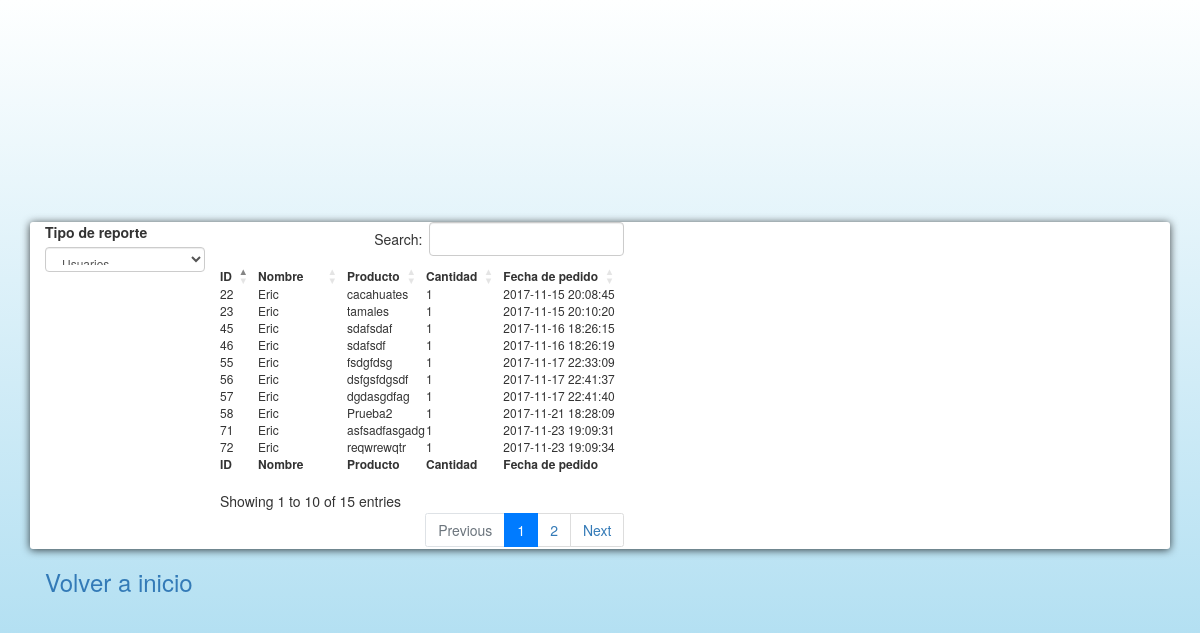
The app's page /reports.php with its own data.
### tables this page shows
CREATE TABLE `tiendita` (
  `id` int(11) NOT NULL,
  `producto` varchar(100) NOT NULL,
  `cantidad` int(1) NOT NULL,
  `username` varchar(200) NOT NULL,
  `createdtime` timestamp NOT NULL DEFAULT CURRENT_TIMESTAMP ON UPDATE CURRENT_TIMESTAMP
);

### globals/globals.php (called while the page is built)
<?php
    $urlbase = "http://". $_SERVER['HTTP_HOST'] ;
    ?>

### reports.php (the view, shortened to what this page needs)
<?php
include(dirname(__FILE__) . "/globals/globals.php");
require(dirname(__FILE__) . "/globals/dbconnect.php");
?>
<html>
<head>
			<link rel="stylesheet" href="https://cdnjs.cloudflare.com/ajax/libs/twitter-bootstrap/4.0.0-beta/css/bootstrap.css">
			<link rel="stylesheet" href="https://cdn.datatables.net/1.10.16/css/dataTables.bootstrap4.min.css">
			<link rel="stylesheet" href="https://cdn.datatables.net/buttons/1.4.2/css/buttons.dataTables.min.css">
			<link rel="stylesheet" href="styles/reports.css">
			<link rel="stylesheet" href="https://maxcdn.bootstrapcdn.com/bootstrap/3.3.7/css/bootstrap.min.css">
		</head>
<body>
<div class="container">
	<div class="row" style="background-color: red;background-color: white; border-radius: 3px;box-shadow: 0px 1px 9px 0px rgba(0,0,0,0.75);margin-top: 20%; ">
		<div class="col-md-2">
			<label for="type">Tipo de reporte</label>
			<select class="form-control" id="type" name="type" style="font-size: 12px;">
				<option value="users">Usuarios</option>
			</select>
		</div>
<table id="datatable" class="stripe hover cell-border oder-column" style="font-size: 12px;" cellspacing="0" width="100%">
        <thead>
            <tr>
            	<th>ID</th>
                <th>Nombre</th>
                <th>Producto</th>
                <th>Cantidad</th>
                <th>Fecha de pedido</th>
            </tr>
        </thead>
        <tfoot>
            <tr>
               <th>ID</th>
                <th>Nombre</th>
                <th>Producto</th>
                <th>Cantidad</th>
                <th>Fecha de pedido</th>
            </tr>
        </tfoot>
        <tbody>
<?php
$query="select * from tiendita";
$result=mysqli_query($con,$query);
while($row=mysqli_fetch_array($result)){
echo "
			<tr>
                <td>".$row['id']."</td>
                <td>".$row['username']."</td>
                <td>".$row['producto']."</td>
                <td>".$row['cantidad']."</td>
                <td>".$row['createdtime']."</td>
            </tr>
";
}
?>
        </tbody>
        </table>
	</div>
<div class="row">
<div class="col-md-3">
<a href=<?php echo $urlbase. "/people/home.php" ?>> <h3>Volver a inicio</h3></a>
</div>
</div>
</div>
</body>
</html>

### styles/reports.css (style rules this page uses)
body { background: -webkit-linear-gradient(top, rgba(254,255,255,1) 0%,rgba(221,241,249,1) 35%,rgba(160,216,239,1) 100%)fixed; background-size: cover; background-repeat: no-repeat; font-size: 12px; }

### records on screen
tiendita: id "22", username "Eric", producto "cacahuates", cantidad "1", createdtime "2017-11-15 20:08:45"
tiendita: id "23", username "Eric", producto "tamales", cantidad "1", createdtime "2017-11-15 20:10:20"
tiendita: id "45", username "Eric", producto "sdafsdaf", cantidad "1", createdtime "2017-11-16 18:26:15"
tiendita: id "46", username "Eric", producto "sdafsdf", cantidad "1", createdtime "2017-11-16 18:26:19"
tiendita: id "55", username "Eric", producto "fsdgfdsg", cantidad "1", createdtime "2017-11-17 22:33:09"
tiendita: id "56", username "Eric", producto "dsfgsfdgsdf", cantidad "1", createdtime "2017-11-17 22:41:37"
tiendita: id "57", username "Eric", producto "dgdasgdfag", cantidad "1", createdtime "2017-11-17 22:41:40"
tiendita: id "58", username "Eric", producto "Prueba2", cantidad "1", createdtime "2017-11-21 18:28:09"
tiendita: id "71", username "Eric", producto "asfsadfasgadg", cantidad "1", createdtime "2017-11-23 19:09:31"
tiendita: id "72", username "Eric", producto "reqwrewqtr", cantidad "1", createdtime "2017-11-23 19:09:34"
